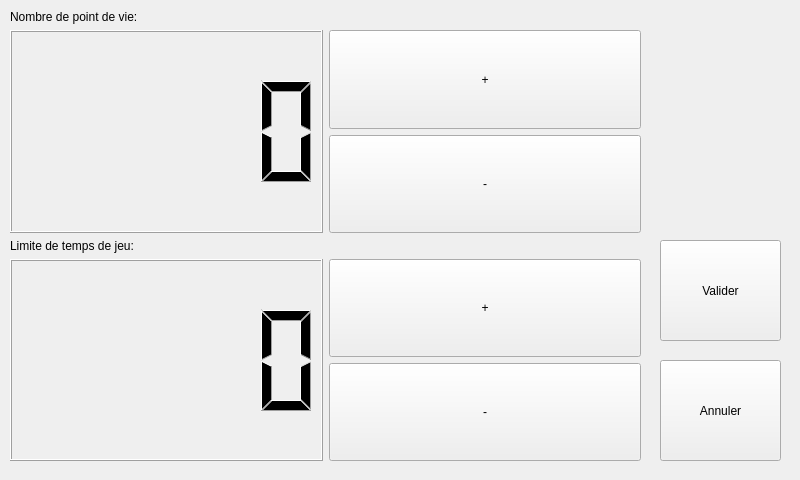
<?xml version="1.0" encoding="UTF-8"?>
<ui version="4.0">
 <class>W_Options</class>
 <widget class="QWidget" name="W_Options">
  <property name="geometry">
   <rect>
    <x>0</x>
    <y>0</y>
    <width>800</width>
    <height>480</height>
   </rect>
  </property>
  <property name="windowTitle">
   <string>Form</string>
  </property>
  <widget class="QWidget" name="verticalLayoutWidget_2">
   <property name="geometry">
    <rect>
     <x>10</x>
     <y>10</y>
     <width>631</width>
     <height>451</height>
    </rect>
   </property>
   <layout class="QVBoxLayout" name="verticalLayout_3">
    <item>
     <widget class="QLabel" name="lPoints">
      <property name="text">
       <string>Nombre de point de vie:</string>
      </property>
     </widget>
    </item>
    <item>
     <layout class="QHBoxLayout" name="horizontalLayout">
      <item>
       <widget class="QLCDNumber" name="lnPoints"/>
      </item>
      <item>
       <layout class="QVBoxLayout" name="verticalLayout">
        <item>
         <widget class="QPushButton" name="pbPointsP">
          <property name="sizePolicy">
           <sizepolicy hsizetype="Minimum" vsizetype="Expanding">
            <horstretch>0</horstretch>
            <verstretch>0</verstretch>
           </sizepolicy>
          </property>
          <property name="text">
           <string>+</string>
          </property>
         </widget>
        </item>
        <item>
         <widget class="QPushButton" name="pbPointsM">
          <property name="sizePolicy">
           <sizepolicy hsizetype="Minimum" vsizetype="Expanding">
            <horstretch>0</horstretch>
            <verstretch>0</verstretch>
           </sizepolicy>
          </property>
          <property name="text">
           <string>-</string>
          </property>
         </widget>
        </item>
       </layout>
      </item>
     </layout>
    </item>
    <item>
     <widget class="QLabel" name="lTemps">
      <property name="text">
       <string>Limite de temps de jeu:</string>
      </property>
     </widget>
    </item>
    <item>
     <layout class="QHBoxLayout" name="horizontalLayout_2">
      <item>
       <widget class="QLCDNumber" name="lnTemps"/>
      </item>
      <item>
       <layout class="QVBoxLayout" name="verticalLayout_2">
        <item>
         <widget class="QPushButton" name="pbTempsP">
          <property name="sizePolicy">
           <sizepolicy hsizetype="Minimum" vsizetype="Expanding">
            <horstretch>0</horstretch>
            <verstretch>0</verstretch>
           </sizepolicy>
          </property>
          <property name="text">
           <string>+</string>
          </property>
         </widget>
        </item>
        <item>
         <widget class="QPushButton" name="pbTempsM">
          <property name="sizePolicy">
           <sizepolicy hsizetype="Minimum" vsizetype="Expanding">
            <horstretch>0</horstretch>
            <verstretch>0</verstretch>
           </sizepolicy>
          </property>
          <property name="text">
           <string>-</string>
          </property>
         </widget>
        </item>
       </layout>
      </item>
     </layout>
    </item>
   </layout>
  </widget>
  <widget class="QPushButton" name="pbAnnuler">
   <property name="geometry">
    <rect>
     <x>660</x>
     <y>360</y>
     <width>121</width>
     <height>101</height>
    </rect>
   </property>
   <property name="text">
    <string>Annuler</string>
   </property>
  </widget>
  <widget class="QPushButton" name="pbValider">
   <property name="geometry">
    <rect>
     <x>660</x>
     <y>240</y>
     <width>121</width>
     <height>101</height>
    </rect>
   </property>
   <property name="text">
    <string>Valider</string>
   </property>
  </widget>
 </widget>
 <resources/>
 <connections/>
</ui>
